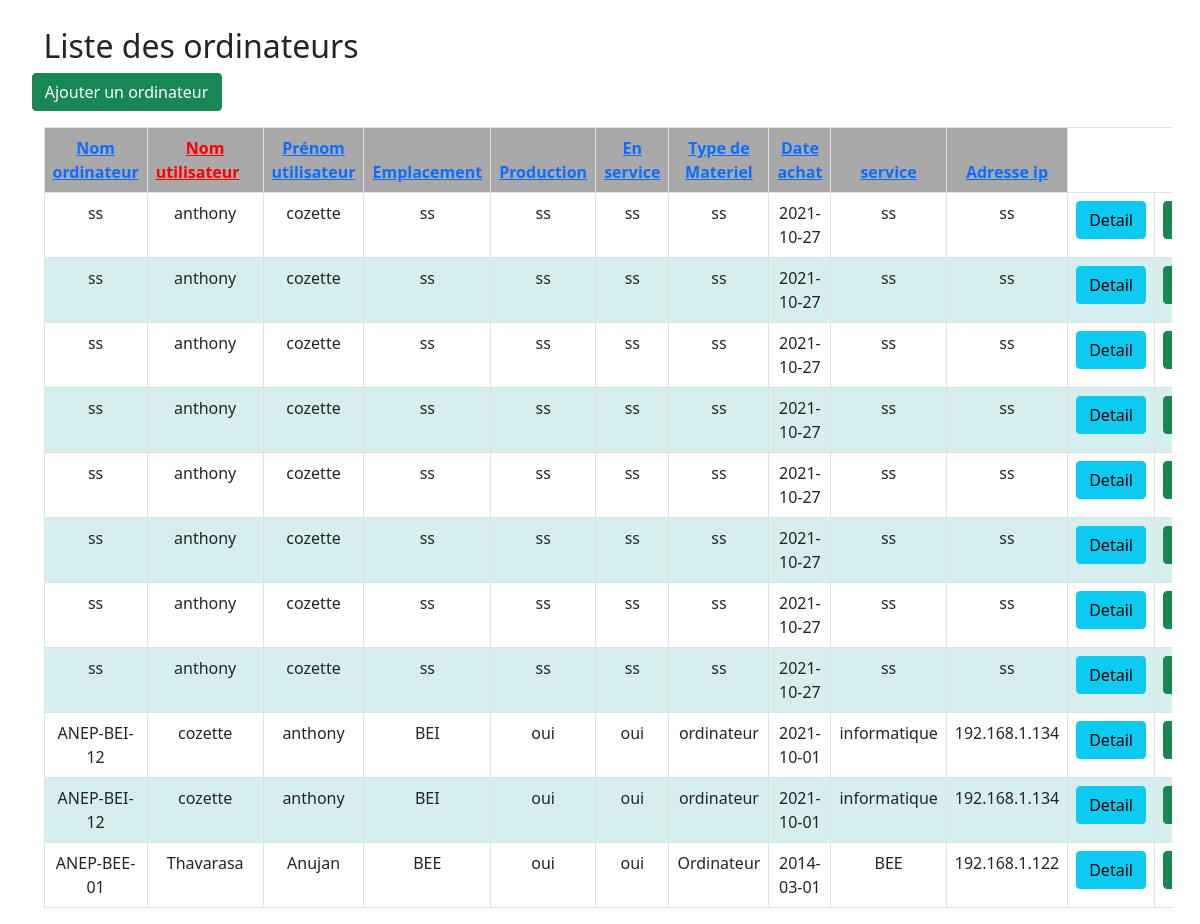
Page /crud/index.php?order=nom_utilisateur on the committed database.
### tables this page shows
CREATE TABLE IF NOT EXISTS `information_pc` (
  `ID` int(11) NOT NULL AUTO_INCREMENT,
  `nom_ordinateur` varchar(255) NOT NULL,
  `nom_utilisateur` varchar(255) NOT NULL,
  `prenom_utilisateur` varchar(255) NOT NULL,
  `ref_qualite` varchar(255) NOT NULL,
  `production` varchar(255) NOT NULL,
  `emplacement` varchar(255) NOT NULL,
  `services` varchar(255) NOT NULL,
  `adresse_ip` varchar(255) NOT NULL,
  `reference` varchar(255) NOT NULL,
  `lan_reseau` varchar(255) NOT NULL,
  `type_materiel` varchar(255) NOT NULL,
  `en_service` varchar(255) NOT NULL,
  `numero_serie` varchar(255) NOT NULL,
  `systeme_exploitation` varchar(255) NOT NULL,
  `mac_adresse` varchar(255) DEFAULT NULL,
  `date_achat` date NOT NULL,
  `login_admin_local` varchar(255) NOT NULL,
  `pwd_admin_local` varchar(255) NOT NULL,
  `login_admin_boissy` varchar(255) NOT NULL,
  `pwd_admin_boissy` varchar(255) NOT NULL,
  `user_login` varchar(255) NOT NULL,
  `user_pwd` varchar(255) NOT NULL,
  `vpn` varchar(255) NOT NULL,
  PRIMARY KEY (`ID`)
);

### crud/index.php (the view, shortened to what this page needs)
<!DOCTYPE html>
<html>
<head>
    <link href="https://cdn.jsdelivr.net/npm/bootstrap@5.0.2/dist/css/bootstrap.min.css" rel="stylesheet">
    <link href="../styles/styles.css" rel="stylesheet">
    <img data-wp-preserve="%3Cscript%20src%3D%22js%2Fbootstrap.js%22%3E%3C%2Fscript%3E" data-mce-resize="false" data-mce-placeholder="1" class="mce-object" width="20" height="20" alt="<script>" title="<script>" />
</head>
<body>
    <div class="container">
        <div class="row">
            <h2>Liste des ordinateurs</h2>
        </div>
        <div class="row">
            <a href="add.php" class="btn btn-success col-2">Ajouter un ordinateur</a>
            <div class="table-responsive mt-3">
                <table class="table table-hover table-bordered">
                    <?php include 'database.php';
                    $pdo = Database::connect();
                    $tri_autorises = array('nom_ordinateur', 'nom_utilisateur', 'prenom_utilisateur', 'adresse_ip');
                    $order_by = in_array(isset($_GET['order']), $tri_autorises) ? $_GET['order'] : 'ID';
                    $order_dir = isset($_GET['inverse']) ? 'DESC' : 'ASC';
                    $sql = "SELECT * FROM information_pc ORDER BY {$order_by} {$order_dir}";
                    function sort_link($text, $order = false)
                    {
                        global $order_by, $order_dir;
                        $link = '<a href="?order=' . $order;
                        if ($order_by == $order && $order_dir == 'ASC')
                            $link .= '&inverse=true';
                        $link .= '"';
                        if ($order_by == $order && $order_dir == 'ASC')
                            $link .= ' class="order_asc"';
                        elseif ($order_by == $order && $order_dir == 'DESC')
                            $link .= ' class="order_desc"';
                        $link .= '>' . $text . '</a>';
                        return $link;
                    }
                    ?>
                    <thead>
                        <th><?php echo sort_link('Nom ordinateur', 'nom_ordinateur') ?></th>
                        <th><?php echo sort_link('Nom utilisateur', 'nom_utilisateur') ?></th>
                        <th><?php echo sort_link('Prénom utilisateur', 'prenom_utilisateur') ?></th>
                        <th><?php echo sort_link('Emplacement', 'emplacement') ?></th>
                        <th><?php echo sort_link('Production', 'production') ?></th>
                        <th><?php echo sort_link('En service', 'en_service') ?></th>
                        <th><?php echo sort_link('Type de Materiel', 'type_materiel') ?></th>
                        <th><?php echo sort_link('Date achat', 'date_achat') ?></th>
                        <th><?php echo sort_link('service', 'services') ?></th>
                        <th><?php echo sort_link('Adresse ip', 'adresse_ip') ?></th>
                    </thead>
                    <tbody>
                        <?php
                        foreach ($pdo->query($sql) as $row) {
                            echo '<tr>';
                            echo '<td>' . $row['nom_ordinateur'] . '</td>';
                            echo '<td>' . $row['nom_utilisateur'] . '</td>';
                            echo '<td>' . $row['prenom_utilisateur'] . '</td>';
                            echo '<td>' . $row['emplacement'] . '</td>';
                            echo '<td>' . $row['production'] . '</td>';
                            echo '<td>' . $row['en_service'] . '</td>';
                            echo '<td>' . $row['type_materiel'] . '</td>';
                            echo '<td>' . $row['date_achat'] . '</td>';
                            echo '<td>' . $row['services'] . '</td>';
                            echo '<td>' . $row['adresse_ip'] . '</td>';
                            echo '<td>';
                            echo '<a class="btn btn-info" href="detail.php?id=' . $row['ID'] . '">Detail<a>';
                            echo '</td>';
                            echo '<td>';
                            echo '<a class="btn btn-success" href="update.php?id=' . $row['ID'] . '">Update</a>';
                            echo '</td>';
                            echo '</tr>';
                        }
                        ?>
                    </tbody>
                </table>
            </div>
        </div>
    </div>
</body>
</html>

### styles/styles.css (style rules this page uses)
body { margin-top: 3px; margin-left: 3px; }
table, th, td { text-align: center; }
thead, th { background-color: darkgrey; }
tr:nth-child(even) { background-color: #D6EEEE; }
a.order_asc, a.order_desc:hover { padding-right: 15px; background: transparent url(s_asc.png) right no-repeat; color: red; }

### rows in the picture
information_pc: nom_ordinateur "ss", nom_utilisateur "anthony", prenom_utilisateur "cozette", emplacement "ss", production "ss", en_service "ss", type_materiel "ss", date_achat "2021-10-27", services "ss", adresse_ip "ss"
information_pc: nom_ordinateur "ss", nom_utilisateur "anthony", prenom_utilisateur "cozette", emplacement "ss", production "ss", en_service "ss", type_materiel "ss", date_achat "2021-10-27", services "ss", adresse_ip "ss"
information_pc: nom_ordinateur "ss", nom_utilisateur "anthony", prenom_utilisateur "cozette", emplacement "ss", production "ss", en_service "ss", type_materiel "ss", date_achat "2021-10-27", services "ss", adresse_ip "ss"
information_pc: nom_ordinateur "ss", nom_utilisateur "anthony", prenom_utilisateur "cozette", emplacement "ss", production "ss", en_service "ss", type_materiel "ss", date_achat "2021-10-27", services "ss", adresse_ip "ss"
information_pc: nom_ordinateur "ss", nom_utilisateur "anthony", prenom_utilisateur "cozette", emplacement "ss", production "ss", en_service "ss", type_materiel "ss", date_achat "2021-10-27", services "ss", adresse_ip "ss"
information_pc: nom_ordinateur "ss", nom_utilisateur "anthony", prenom_utilisateur "cozette", emplacement "ss", production "ss", en_service "ss", type_materiel "ss", date_achat "2021-10-27", services "ss", adresse_ip "ss"
information_pc: nom_ordinateur "ss", nom_utilisateur "anthony", prenom_utilisateur "cozette", emplacement "ss", production "ss", en_service "ss", type_materiel "ss", date_achat "2021-10-27", services "ss", adresse_ip "ss"
information_pc: nom_ordinateur "ss", nom_utilisateur "anthony", prenom_utilisateur "cozette", emplacement "ss", production "ss", en_service "ss", type_materiel "ss", date_achat "2021-10-27", services "ss", adresse_ip "ss"
information_pc: nom_ordinateur "ANEP-BEI-12", nom_utilisateur "cozette", prenom_utilisateur "anthony", emplacement "BEI", production "oui", en_service "oui", type_materiel "ordinateur", date_achat "2021-10-01", services "informatique", adresse_ip "192.168.1.134"
information_pc: nom_ordinateur "ANEP-BEI-12", nom_utilisateur "cozette", prenom_utilisateur "anthony", emplacement "BEI", production "oui", en_service "oui", type_materiel "ordinateur", date_achat "2021-10-01", services "informatique", adresse_ip "192.168.1.134"
information_pc: nom_ordinateur "ANEP-BEE-01", nom_utilisateur "Thavarasa", prenom_utilisateur "Anujan", emplacement "BEE", production "oui", en_service "oui", type_materiel "Ordinateur", date_achat "2014-03-01", services "BEE", adresse_ip "192.168.1.122"

### other values in the picture
$text "Nom ordinateur Nom utilisateur Prénom utilisateur Emplacement Production En service Type de Materiel Date achat service Adresse ip"
